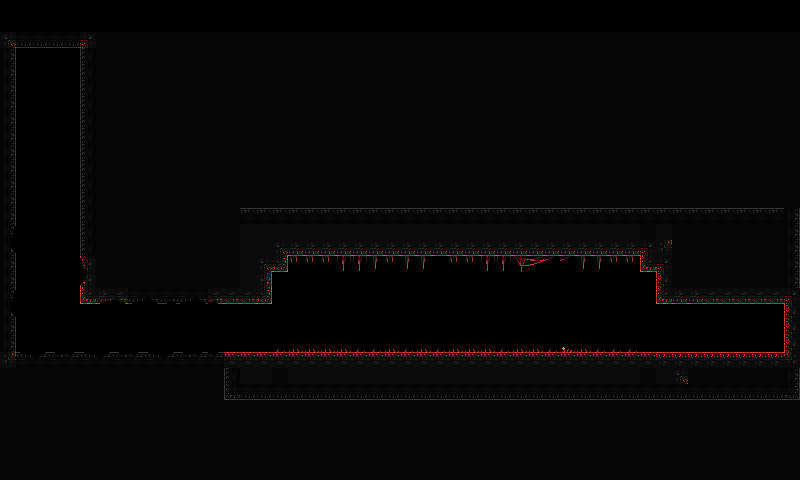

Tiled map render using the project's own tile images. Description and the whole map definition, tile-layer contents included, below:
An orthogonal 50x30 tile map with 16x16 px tiles, 1 tile layer (Calque de Tuiles 1).

<map version="1.10" tiledversion="1.10.2" orientation="orthogonal" renderorder="right-down" width="50" height="30" tilewidth="16" tileheight="16" infinite="0" nextlayerid="2" nextobjectid="1">
 <tileset firstgid="1" source="Blood Temple Tileset.tsx" />
 <layer id="1" name="Calque de Tuiles 1" width="50" height="30">
  <data encoding="csv">
0,0,0,0,0,0,0,0,0,0,0,0,0,0,0,0,0,0,0,0,0,0,0,0,0,0,0,0,0,0,0,0,0,0,0,0,0,0,0,0,0,0,0,0,0,0,0,0,0,0,
0,0,0,0,0,0,0,0,0,0,0,0,0,0,0,0,0,0,0,0,0,0,0,0,0,0,0,0,0,0,0,0,0,0,0,0,0,0,0,0,0,0,0,0,0,0,0,0,0,0,
39,187,187,187,187,41,171,171,171,171,171,171,171,171,171,171,171,171,171,171,171,171,171,171,171,171,171,171,171,171,171,171,171,171,171,171,171,171,171,171,171,171,171,171,171,171,171,171,171,171,
172,0,0,0,0,170,171,171,171,171,171,171,171,171,171,171,171,171,171,171,171,171,171,171,171,171,171,171,171,171,171,171,171,171,171,171,171,171,171,171,171,171,171,171,171,171,171,171,171,171,
172,0,0,0,0,170,171,171,171,171,171,171,171,171,171,171,171,171,171,171,171,171,171,171,171,171,171,171,171,171,171,171,171,171,171,171,171,171,171,171,171,171,171,171,171,171,171,171,171,171,
172,0,0,0,0,170,171,171,171,171,171,171,171,171,171,171,171,171,171,171,171,171,171,171,171,171,171,171,171,171,171,171,171,171,171,171,171,171,171,171,171,171,171,171,171,171,171,171,171,171,
172,0,0,0,0,170,171,171,171,171,171,171,171,171,171,171,171,171,171,171,171,171,171,171,171,171,171,171,171,171,171,171,171,171,171,171,171,171,171,171,171,171,171,171,171,171,171,171,171,171,
172,0,0,0,0,170,171,171,171,171,171,171,171,171,171,171,171,171,171,171,171,171,171,171,171,171,171,171,171,171,171,171,171,171,171,171,171,171,171,171,171,171,171,171,171,171,171,171,171,171,
172,0,0,0,0,170,171,171,171,171,171,171,171,171,171,171,171,171,171,171,171,171,171,171,171,171,171,171,171,171,171,171,171,171,171,171,171,171,171,171,171,171,171,171,171,171,171,171,171,171,
172,0,0,0,0,170,171,171,171,171,171,171,171,171,171,171,171,171,171,171,171,171,171,171,171,171,171,171,171,171,171,171,171,171,171,171,171,171,171,171,171,171,171,171,171,171,171,171,171,171,
172,0,0,0,0,170,171,171,171,171,171,171,171,171,171,171,171,171,171,171,171,171,171,171,171,171,171,171,171,171,171,171,171,171,171,171,171,171,171,171,171,171,171,171,171,171,171,171,171,171,
172,0,0,0,0,170,171,171,171,171,171,171,171,171,171,171,171,171,171,171,171,171,171,171,171,171,171,171,171,171,171,171,171,171,171,171,171,171,171,171,171,171,171,171,171,171,171,171,171,171,
172,0,0,0,0,170,171,171,171,171,171,171,171,171,171,171,171,171,171,171,171,171,171,171,171,171,171,171,171,171,171,171,171,171,171,171,171,171,171,171,171,171,171,171,171,171,171,171,171,171,
172,0,0,0,0,170,171,171,171,171,171,171,171,171,171,155,155,155,155,155,155,155,155,155,155,155,155,155,155,155,155,155,155,155,155,155,155,155,155,155,155,155,155,155,155,155,155,155,155,172,
234,0,0,0,0,170,171,171,171,171,171,171,171,171,171,51,51,51,51,51,51,51,51,51,51,51,51,51,51,51,51,51,51,51,51,51,51,51,51,51,171,51,171,171,171,171,171,171,171,172,
250,0,0,0,0,170,171,171,171,171,171,171,171,171,171,51,51,39,67,67,67,67,67,67,67,67,67,67,67,67,67,67,67,67,67,67,67,67,67,67,41,71,171,171,171,171,171,171,171,172,
172,0,0,0,0,203,171,171,171,171,171,171,171,171,171,51,39,68,112,112,112,107,107,108,112,108,108,0,112,112,107,107,109,110,111,111,108,108,112,112,66,41,171,171,171,171,171,171,171,172,
172,0,0,0,0,219,171,171,171,171,171,171,171,171,171,51,52,0,0,0,0,0,0,0,0,0,0,0,0,0,0,0,0,0,0,0,0,0,0,0,0,57,171,171,171,171,171,171,171,172,
234,0,0,0,0,66,205,206,237,238,239,237,238,208,40,40,68,0,0,0,0,0,0,0,0,0,0,0,0,0,0,0,0,0,0,0,0,0,0,0,0,66,67,67,40,40,40,40,40,41,
250,0,0,0,0,0,0,0,0,0,0,0,0,0,0,0,0,0,0,0,0,0,0,0,0,0,0,0,0,0,0,0,0,0,0,0,0,0,0,0,0,0,0,0,0,0,0,0,0,57,
172,0,0,0,0,0,0,0,0,0,0,0,0,0,0,0,0,0,0,0,0,0,0,0,0,0,0,0,0,0,0,0,0,0,0,0,0,0,0,0,0,0,0,0,0,0,0,0,0,57,
172,0,0,0,0,0,0,0,0,0,0,0,0,0,0,0,0,8,6,6,6,6,8,8,6,8,6,8,6,6,6,8,6,6,8,4,6,8,8,8,0,0,0,0,0,0,0,0,0,57,
71,245,246,247,248,245,246,247,248,245,246,247,248,248,35,35,35,35,35,35,35,35,35,35,35,35,35,35,35,35,35,35,35,35,35,35,35,35,35,35,35,72,72,72,72,72,72,72,72,73,
171,171,171,171,171,171,171,171,171,171,171,171,171,171,170,51,51,171,51,51,51,51,51,51,51,51,51,51,51,51,51,51,51,51,51,51,51,51,51,51,171,51,39,171,171,171,171,171,171,172,
171,171,171,171,171,171,171,171,171,171,171,171,171,171,186,187,187,187,187,187,187,187,187,187,187,187,187,187,187,187,187,187,187,187,187,187,187,187,187,187,187,187,187,187,187,187,187,187,187,188,
171,171,171,171,171,171,171,171,171,171,171,171,171,171,171,171,171,171,171,171,171,171,171,171,171,171,171,171,171,171,171,171,171,171,171,171,171,171,171,171,171,171,171,171,171,171,171,171,171,171,
171,171,171,171,171,171,171,171,171,171,171,171,171,171,171,171,171,171,171,171,171,171,171,171,171,171,171,171,171,171,171,171,171,171,171,171,171,171,171,171,171,171,171,171,171,171,171,171,171,171,
171,171,171,171,171,171,171,171,171,171,171,171,171,171,171,171,171,171,171,171,171,171,171,171,171,171,171,171,171,171,171,171,171,171,171,171,171,171,171,171,171,171,171,171,171,171,171,171,171,171,
171,171,171,171,171,171,171,171,171,171,171,171,171,171,171,171,171,171,171,171,171,171,171,171,171,171,171,171,171,171,171,171,171,171,171,171,171,171,171,171,171,171,171,171,171,171,171,171,171,171,
171,171,171,171,171,171,171,171,171,171,171,171,171,171,171,171,171,171,171,171,171,171,171,171,171,171,171,171,171,171,171,171,171,171,171,171,171,171,171,171,171,171,171,171,171,171,171,171,171,171
</data>
 </layer>
</map>
